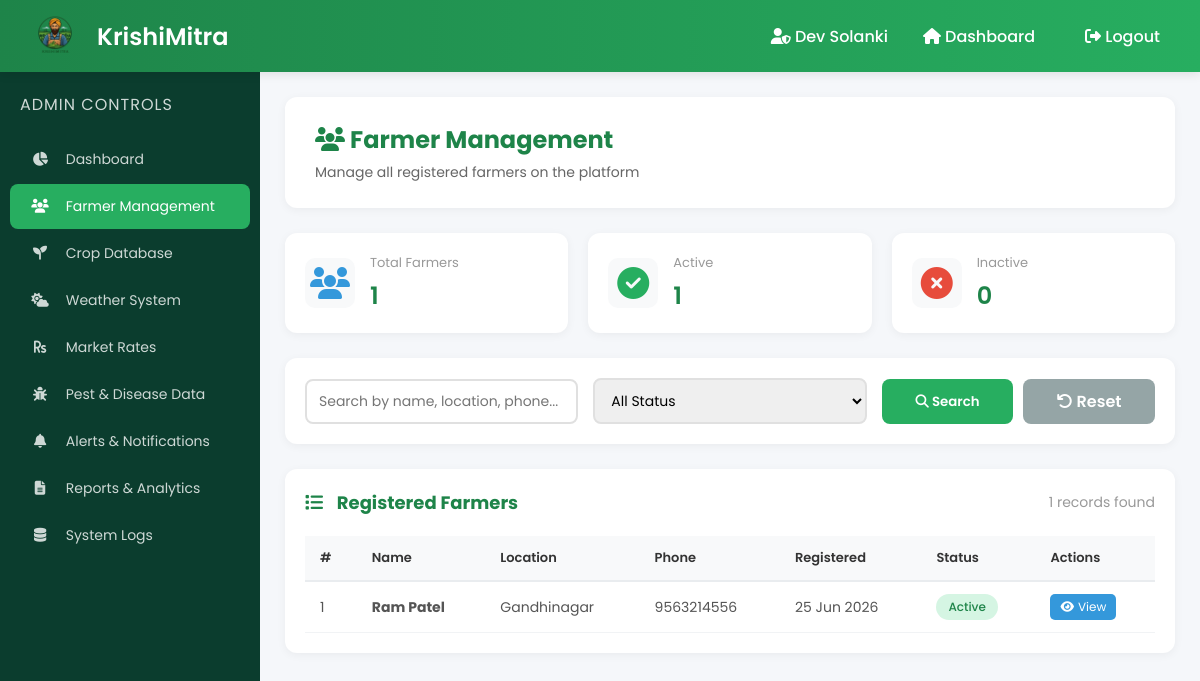
The page /KRISHIMITRA/admin/manage_farmers.php?msg=nofound (signed in) on the database as committed earlier.
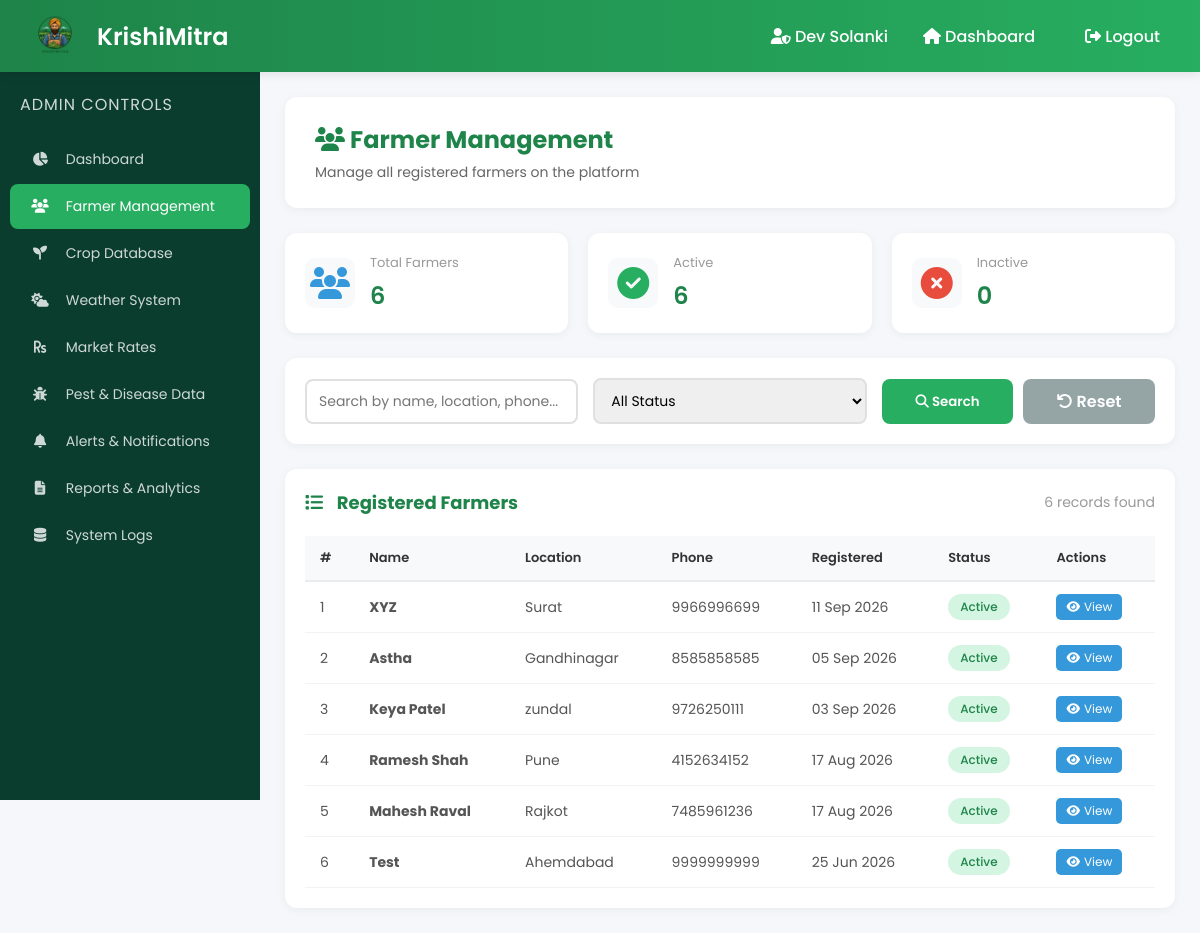
The same page on the database as committed later.
### tables this page shows
CREATE TABLE `farmers` (
  `id` int(11) NOT NULL,
  `name` varchar(100) NOT NULL,
  `location` varchar(100) NOT NULL,
  `phone` varchar(15) NOT NULL,
  `password` varchar(255) NOT NULL,
  `created_at` timestamp NOT NULL DEFAULT current_timestamp(),
  `status` enum('active','inactive') DEFAULT 'active',
  `approved` tinyint(1) DEFAULT 1,
  `latitude` decimal(10,8) DEFAULT NULL,
  `longitude` decimal(11,8) DEFAULT NULL,
  `district` varchar(100) DEFAULT NULL
);

### KRISHIMITRA/admin/manage_farmers.php (the view, shortened to what the changed rows need)
<?php
require_once '../config/database.php';
$page = isset($_GET['page']) ? (int)$_GET['page'] : 1;
$limit = 10;
$offset = ($page - 1) * $limit;
$where_conditions = [];
$params = [];
$where_clause = !empty($where_conditions) ? "WHERE " . implode(" AND ", $where_conditions) : "";
$count_sql = "SELECT COUNT(*) as total FROM farmers $where_clause";
$stmt = $pdo->prepare($count_sql);
$stmt->execute($params);
$total_records = $stmt->fetch()['total'];
$sql = "SELECT * FROM farmers $where_clause ORDER BY created_at DESC LIMIT " . (int)$limit . " OFFSET " . (int)$offset;
$stmt = $pdo->prepare($sql);
$stmt->execute($params);
$farmers = $stmt->fetchAll();
$stmt = $pdo->query("SELECT COUNT(*) as total FROM farmers");
$total_farmers = $stmt->fetch()['total'];
$stmt = $pdo->query("SELECT COUNT(*) as total FROM farmers WHERE status = 'active'");
$active_farmers = $stmt->fetch()['total'];
?>
<!DOCTYPE html>
<html lang="en">
<head>
    <link rel="stylesheet" href="admin_dashboard.css">
    <link rel="stylesheet" href="manage_farmers.css">
    <link rel="stylesheet" href="https://cdnjs.cloudflare.com/ajax/libs/font-awesome/6.5.0/css/all.min.css">
</head>
<body>
<div class="navbar">
    <div class="brand">
        <h2>KrishiMitra</h2>
    </div>
</div>
<div class="layout">
    <div class="content">
        <div class="welcome-box">
            <h2><i class="fas fa-users"></i> Farmer Management</h2>
        </div>
        <div class="stats-grid">
            <div class="stat-box">
                <div class="stat-info">
                    <h3>Total Farmers</h3>
                    <p><?php echo $total_farmers; ?></p>
                </div>
            </div>
            <div class="stat-box">
                <div class="stat-info">
                    <h3>Active</h3>
                    <p><?php echo $active_farmers; ?></p>
                </div>
            </div>
        </div>
        <div class="farmers-table">
            <div class="table-header">
                <h3><i class="fas fa-list"></i> Registered Farmers</h3>
                <span class="record-count"><?php echo $total_records; ?> records found</span>
            </div>
            <?php if (count($farmers) > 0): ?>
                <div class="table-responsive">
                    <table>
                        <thead>
                            <tr>
                                <th>#</th>
                                <th>Name</th>
                                <th>Location</th>
                                <th>Phone</th>
                                <th>Registered</th>
                                <th>Status</th>
                                <th>Actions</th>
                            </tr>
                        </thead>
                        <tbody>
                            <?php
                            $count = $offset + 1;
                            foreach ($farmers as $farmer):
                                $status_class = $farmer['status'] === 'active' ? 'active' : 'inactive';
                                $status_label = $farmer['status'] === 'active' ? 'Active' : 'Inactive';
                            ?>
                            <tr>
                                <td><?php echo $count++; ?></td>
                                <td>
                                    <strong><?php echo htmlspecialchars($farmer['name']); ?></strong>
                                </td>
                                <td><?php echo htmlspecialchars($farmer['location']); ?></td>
                                <td><?php echo htmlspecialchars($farmer['phone']); ?></td>
                                <td><?php echo date('d M Y', strtotime($farmer['created_at'])); ?></td>
                                <td>
                                    <span class="status-badge <?php echo $status_class; ?>">
                                        <?php echo $status_label; ?>
                                    </span>
                                </td>
                                <td>
                                    <div class="action-buttons">
                                        <a href="farmer_details.php?id=<?php echo $farmer['id']; ?>"
                                           class="btn-action view">
                                            <i class="fas fa-eye"></i> View
                                        </a>
                                    </div>
                                </td>
                            </tr>
                            <?php endforeach; ?>
                        </tbody>
                    </table>
                </div>
            <?php endif; ?>
        </div>
    </div>
</div>
</body>
</html>

Rows that differ between the two databases and show on the page:
added farmers: name "XYZ", location "Surat", phone "9966996699", created_at "11 Sep 2026", status "Active"
added farmers: name "Astha", location "Gandhinagar", phone "8585858585", created_at "05 Sep 2026", status "Active"
added farmers: name "Keya Patel", location "zundal", phone "9726250111", created_at "03 Sep 2026", status "Active"
added farmers: name "Ramesh Shah", location "Pune", phone "4152634152", created_at "17 Aug 2026", status "Active"
added farmers: name "Mahesh Raval", location "Rajkot", phone "7485961236", created_at "17 Aug 2026", status "Active"
changed farmers: name "Ram Patel" → "Test"; location "Gandhinagar" → "Ahemdabad"; phone "9563214556" → "9999999999"
Other text that changed with them:
$total_farmers: "1" → "6"
$active_farmers: "1" → "6"
$total_records: "1" → "6"
